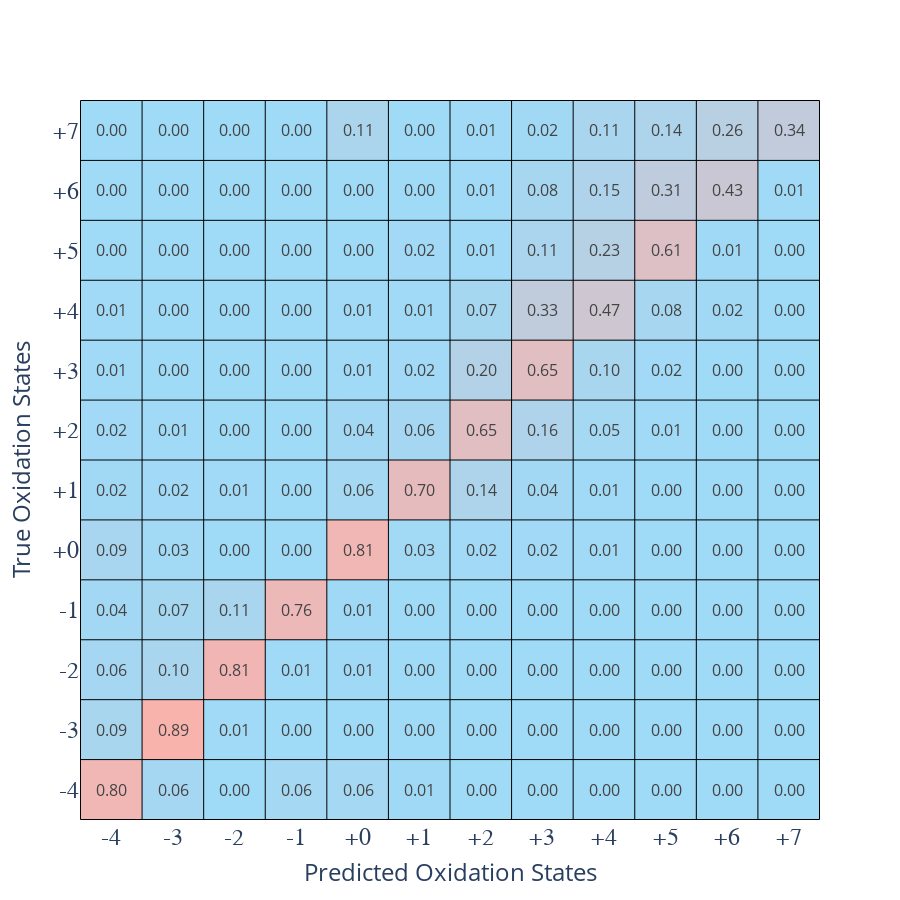

Notebook code cell kept with this figure:
### Code cell
import pandas as pd
import plotly.graph_objects as go


cm_str = [["%.2f" % y for y in x] for x in NC_CM]
df_str = pd.DataFrame(cm_str)
tick_labels = [f'+{i}' if i >= 0 else str(i) for i in range(-4, 8)]

colorscale = [[0.0, '#9FDAF7'], [1.0, '#F9B3AD']]

fig = go.Figure(data=go.Heatmap(z=NC_CM, x=tick_labels, y=tick_labels,
                                text=df_str,texttemplate="%{text}",textfont={"size": 16},showscale=False,
                                colorscale=colorscale, hoverongaps=False))

fig.update_layout(width=900, height=900,xaxis=dict(title="Predicted Oxidation States", titlefont_size=24, tickfont_size=24, ticktext=tick_labels,
                             tickfont=dict(family="Times New Roman")),
                                        yaxis=dict(title="True Oxidation States", titlefont_size=24, tickfont_size=24, ticktext=tick_labels,
                             tickfont=dict(family="Times New Roman")))

for i in range(len(tick_labels) + 1):
    fig.add_shape(type="line",x0=-0.5, y0=i - 0.5, x1=len(tick_labels) - 0.5, y1=i - 0.5, line=dict(color="black", width=1))
for i in range(len(tick_labels) + 1):
    fig.add_shape(type="line",x0=i - 0.5, y0=-0.5, x1=i - 0.5, y1=len(tick_labels) - 0.5, line=dict(color="black", width=1))
fig.show()

fig.write_image(".png")

### Figure 1 — Plotly figure (JSON) as saved in the notebook; plotly's stock layout.template omitted (floating-point values rounded to 4 significant figures; data arrays with more than 128 entries replaced by an {"elided": "..."} marker saying what was removed)
{"data": [{"colorscale": [[0, "#9FDAF7"], [1, "#F9B3AD"]], "hoverongaps": false, "showscale": false, "text": {"elided": "12x12 str values"}, "textfont": {"size": 16}, "texttemplate": "%{text}", "type": "heatmap", "x": ["-4", "-3", "-2", "-1", "+0", "+1", "+2", "+3", "+4", "+5", "+6", "+7"], "y": ["-4", "-3", "-2", "-1", "+0", "+1", "+2", "+3", "+4", "+5", "+6", "+7"], "z": {"elided": "12x12 float values"}}], "layout": {"height": 900, "shapes": [{"line": {"color": "black", "width": 1}, "type": "line", "x0": -0.5, "x1": 11.5, "y0": -0.5, "y1": -0.5}, {"line": {"color": "black", "width": 1}, "type": "line", "x0": -0.5, "x1": 11.5, "y0": 0.5, "y1": 0.5}, {"line": {"color": "black", "width": 1}, "type": "line", "x0": -0.5, "x1": 11.5, "y0": 1.5, "y1": 1.5}, {"line": {"color": "black", "width": 1}, "type": "line", "x0": -0.5, "x1": 11.5, "y0": 2.5, "y1": 2.5}, {"line": {"color": "black", "width": 1}, "type": "line", "x0": -0.5, "x1": 11.5, "y0": 3.5, "y1": 3.5}, {"line": {"color": "black", "width": 1}, "type": "line", "x0": -0.5, "x1": 11.5, "y0": 4.5, "y1": 4.5}, {"line": {"color": "black", "width": 1}, "type": "line", "x0": -0.5, "x1": 11.5, "y0": 5.5, "y1": 5.5}, {"line": {"color": "black", "width": 1}, "type": "line", "x0": -0.5, "x1": 11.5, "y0": 6.5, "y1": 6.5}, {"line": {"color": "black", "width": 1}, "type": "line", "x0": -0.5, "x1": 11.5, "y0": 7.5, "y1": 7.5}, {"line": {"color": "black", "width": 1}, "type": "line", "x0": -0.5, "x1": 11.5, "y0": 8.5, "y1": 8.5}, {"line": {"color": "black", "width": 1}, "type": "line", "x0": -0.5, "x1": 11.5, "y0": 9.5, "y1": 9.5}, {"line": {"color": "black", "width": 1}, "type": "line", "x0": -0.5, "x1": 11.5, "y0": 10.5, "y1": 10.5}, {"line": {"color": "black", "width": 1}, "type": "line", "x0": -0.5, "x1": 11.5, "y0": 11.5, "y1": 11.5}, {"line": {"color": "black", "width": 1}, "type": "line", "x0": -0.5, "x1": -0.5, "y0": -0.5, "y1": 11.5}, {"line": {"color": "black", "width": 1}, "type": "line", "x0": 0.5, "x1": 0.5, "y0": -0.5, "y1": 11.5}, {"line": {"color": "black", "width": 1}, "type": "line", "x0": 1.5, "x1": 1.5, "y0": -0.5, "y1": 11.5}, {"line": {"color": "black", "width": 1}, "type": "line", "x0": 2.5, "x1": 2.5, "y0": -0.5, "y1": 11.5}, {"line": {"color": "black", "width": 1}, "type": "line", "x0": 3.5, "x1": 3.5, "y0": -0.5, "y1": 11.5}, {"line": {"color": "black", "width": 1}, "type": "line", "x0": 4.5, "x1": 4.5, "y0": -0.5, "y1": 11.5}, {"line": {"color": "black", "width": 1}, "type": "line", "x0": 5.5, "x1": 5.5, "y0": -0.5, "y1": 11.5}, {"line": {"color": "black", "width": 1}, "type": "line", "x0": 6.5, "x1": 6.5, "y0": -0.5, "y1": 11.5}, {"line": {"color": "black", "width": 1}, "type": "line", "x0": 7.5, "x1": 7.5, "y0": -0.5, "y1": 11.5}, {"line": {"color": "black", "width": 1}, "type": "line", "x0": 8.5, "x1": 8.5, "y0": -0.5, "y1": 11.5}, {"line": {"color": "black", "width": 1}, "type": "line", "x0": 9.5, "x1": 9.5, "y0": -0.5, "y1": 11.5}, {"line": {"color": "black", "width": 1}, "type": "line", "x0": 10.5, "x1": 10.5, "y0": -0.5, "y1": 11.5}, {"line": {"color": "black", "width": 1}, "type": "line", "x0": 11.5, "x1": 11.5, "y0": -0.5, "y1": 11.5}], "width": 900, "xaxis": {"tickfont": {"family": "Times New Roman", "size": 24}, "ticktext": ["-4", "-3", "-2", "-1", "+0", "+1", "+2", "+3", "+4", "+5", "+6", "+7"], "title": {"font": {"size": 24}, "text": "Predicted Oxidation States"}}, "yaxis": {"tickfont": {"family": "Times New Roman", "size": 24}, "ticktext": ["-4", "-3", "-2", "-1", "+0", "+1", "+2", "+3", "+4", "+5", "+6", "+7"], "title": {"font": {"size": 24}, "text": "True Oxidation States"}}}}
